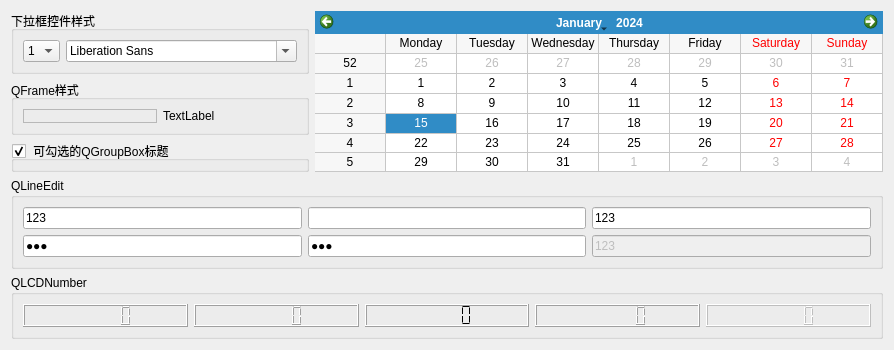
      <widget class="QWidget" name="tab_3">
       <attribute name="title">
        <string>常用组件</string>
       </attribute>
       <layout class="QGridLayout" name="gridLayout_25">
        <item row="0" column="0">
         <widget class="QGroupBox" name="groupBox_5">
          <property name="title">
           <string>下拉框控件样式</string>
          </property>
          <layout class="QGridLayout" name="gridLayout_21">
           <item row="0" column="0">
            <widget class="QComboBox" name="comboBox">
             <property name="styleSheet">
              <string notr="true"/>
             </property>
             <property name="insertPolicy">
              <enum>QComboBox::InsertAtBottom</enum>
             </property>
             <item>
              <property name="text">
               <string>1</string>
              </property>
             </item>
             <item>
              <property name="text">
               <string>2</string>
              </property>
             </item>
             <item>
              <property name="text">
               <string>3</string>
              </property>
             </item>
             <item>
              <property name="text">
               <string>4</string>
              </property>
             </item>
            </widget>
           </item>
           <item row="0" column="1">
            <widget class="QFontComboBox" name="fontComboBox">
             <property name="writingSystem">
              <enum>QFontDatabase::Any</enum>
             </property>
            </widget>
           </item>
          </layout>
         </widget>
        </item>
        <item row="1" column="0">
         <widget class="QGroupBox" name="groupBox_6">
          <property name="title">
           <string>QFrame样式</string>
          </property>
          <layout class="QGridLayout" name="gridLayout_22">
           <item row="0" column="0">
            <widget class="QFrame" name="frame">
             <property name="frameShape">
              <enum>QFrame::StyledPanel</enum>
             </property>
             <property name="frameShadow">
              <enum>QFrame::Raised</enum>
             </property>
            </widget>
           </item>
           <item row="0" column="1">
            <widget class="QLabel" name="label_9">
             <property name="toolTip">
              <string>ToolTip样式</string>
             </property>
             <property name="text">
              <string>TextLabel</string>
             </property>
            </widget>
           </item>
          </layout>
         </widget>
        </item>
        <item row="2" column="0">
         <widget class="QGroupBox" name="groupBox_7">
          <property name="styleSheet">
           <string notr="true"/>
          </property>
          <property name="title">
           <string> 可勾选的QGroupBox标题</string>
          </property>
          <property name="checkable">
           <bool>true</bool>
          </property>
         </widget>
        </item>
        <item row="4" column="0" colspan="2">
         <widget class="QGroupBox" name="groupBox_18">
          <property name="title">
           <string>QLCDNumber</string>
          </property>
          <layout class="QGridLayout" name="gridLayout_24">
           <item row="0" column="0">
            <widget class="QLCDNumber" name="lcdNumber"/>
           </item>
           <item row="0" column="1">
            <widget class="QLCDNumber" name="lcdNumber_2">
             <property name="mode">
              <enum>QLCDNumber::Dec</enum>
             </property>
             <property name="segmentStyle">
              <enum>QLCDNumber::Outline</enum>
             </property>
            </widget>
           </item>
           <item row="0" column="2">
            <widget class="QLCDNumber" name="lcdNumber_3">
             <property name="smallDecimalPoint">
              <bool>false</bool>
             </property>
             <property name="segmentStyle">
              <enum>QLCDNumber::Flat</enum>
             </property>
            </widget>
           </item>
           <item row="0" column="3">
            <widget class="QLCDNumber" name="lcdNumber_4">
             <property name="smallDecimalPoint">
              <bool>true</bool>
             </property>
            </widget>
           </item>
           <item row="0" column="4">
            <widget class="QLCDNumber" name="lcdNumber_5">
             <property name="enabled">
              <bool>false</bool>
             </property>
             <property name="frameShape">
              <enum>QFrame::Box</enum>
             </property>
             <property name="frameShadow">
              <enum>QFrame::Raised</enum>
             </property>
            </widget>
           </item>
          </layout>
         </widget>
        </item>
        <item row="3" column="0" colspan="2">
         <widget class="QGroupBox" name="groupBox_8">
          <property name="title">
           <string>QLineEdit</string>
          </property>
          <layout class="QGridLayout" name="gridLayout_23">
           <item row="0" column="0">
            <widget class="QLineEdit" name="lineEdit">
             <property name="toolTip">
              <string>默认</string>
             </property>
             <property name="text">
              <string>123</string>
             </property>
            </widget>
           </item>
           <item row="0" column="1">
            <widget class="QLineEdit" name="lineEdit_2">
             <property name="toolTip">
              <string>NoEcho</string>
             </property>
             <property name="text">
              <string>123</string>
             </property>
             <property name="echoMode">
              <enum>QLineEdit::NoEcho</enum>
             </property>
            </widget>
           </item>
           <item row="0" column="2">
            <widget class="QLineEdit" name="lineEdit_5">
             <property name="toolTip">
              <string>只读</string>
             </property>
             <property name="text">
              <string>123</string>
             </property>
             <property name="readOnly">
              <bool>true</bool>
             </property>
            </widget>
           </item>
           <item row="1" column="0">
            <widget class="QLineEdit" name="lineEdit_3">
             <property name="toolTip">
              <string>password</string>
             </property>
             <property name="text">
              <string>123</string>
             </property>
             <property name="echoMode">
              <enum>QLineEdit::Password</enum>
             </property>
            </widget>
           </item>
           <item row="1" column="1">
            <widget class="QLineEdit" name="lineEdit_4">
             <property name="toolTip">
              <string>passwordEchoOnEdit</string>
             </property>
             <property name="text">
              <string>123</string>
             </property>
             <property name="echoMode">
              <enum>QLineEdit::PasswordEchoOnEdit</enum>
             </property>
            </widget>
           </item>
           <item row="1" column="2">
            <widget class="QLineEdit" name="lineEdit_6">
             <property name="enabled">
              <bool>false</bool>
             </property>
             <property name="toolTip">
              <string>禁用</string>
             </property>
             <property name="text">
              <string>123</string>
             </property>
             <property name="dragEnabled">
              <bool>false</bool>
             </property>
             <property name="cursorMoveStyle">
              <enum>Qt::LogicalMoveStyle</enum>
             </property>
            </widget>
           </item>
          </layout>
         </widget>
        </item>
        <item row="0" column="1" rowspan="3">
         <widget class="QCalendarWidget" name="calendarWidget">
          <property name="styleSheet">
           <string notr="true"/>
          </property>
          <property name="firstDayOfWeek">
           <enum>Qt::Monday</enum>
          </property>
          <property name="gridVisible">
           <bool>true</bool>
          </property>
          <property name="selectionMode">
           <enum>QCalendarWidget::SingleSelection</enum>
          </property>
          <property name="horizontalHeaderFormat">
           <enum>QCalendarWidget::LongDayNames</enum>
          </property>
          <property name="verticalHeaderFormat">
           <enum>QCalendarWidget::ISOWeekNumbers</enum>
          </property>
         </widget>
        </item>
       </layout>
      </widget>
